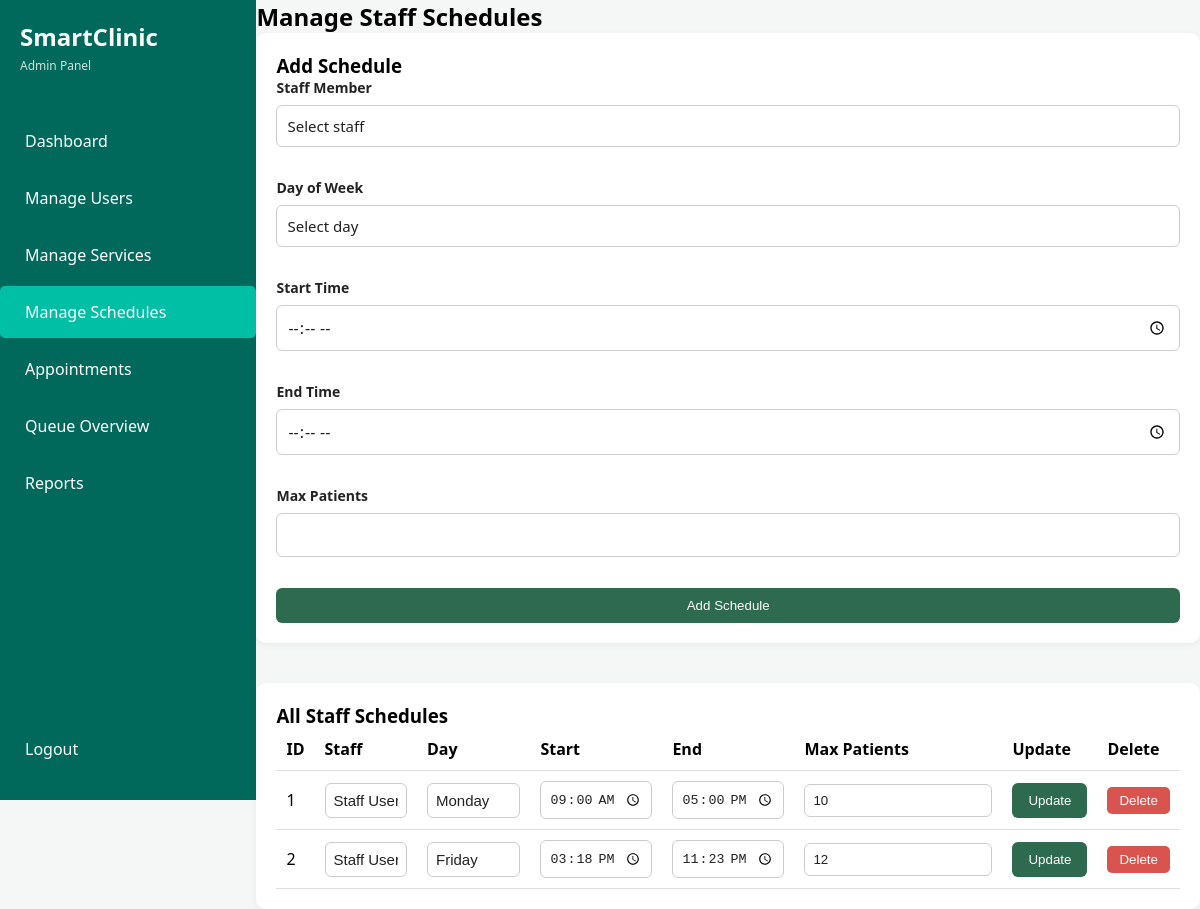
/admin/manage_schedules.php (signed in), run on the app's committed database.
### tables this page shows
CREATE TABLE `schedules` (
  `schedule_id` int(11) UNSIGNED NOT NULL COMMENT 'PK for schedules',
  `user_id` int(11) UNSIGNED NOT NULL COMMENT 'FK users',
  `day_of_week` enum('Monday','Tuesday','Wednesday','Thursday','Friday','Saturday','Sunday') NOT NULL COMMENT 'Available day',
  `start_time` time NOT NULL COMMENT 'Start time',
  `end_time` time NOT NULL COMMENT 'End time',
  `max_patients` int(11) UNSIGNED NOT NULL DEFAULT 10 COMMENT 'Max patients per schedule',
  `created_at` timestamp NOT NULL DEFAULT current_timestamp() COMMENT 'Record creation date'
);

CREATE TABLE `users` (
  `user_id` int(11) UNSIGNED NOT NULL COMMENT 'PK for users',
  `role_id` int(11) UNSIGNED NOT NULL COMMENT 'FK for users',
  `first_name` varchar(100) NOT NULL COMMENT 'User first name',
  `last_name` varchar(100) NOT NULL COMMENT 'User last name',
  `email` varchar(100) NOT NULL COMMENT 'Unique email address',
  `password` varchar(255) NOT NULL COMMENT 'User password',
  `contact_number` varchar(20) DEFAULT NULL COMMENT 'User contact number',
  `address` text DEFAULT NULL COMMENT 'User address',
  `created_at` timestamp NOT NULL DEFAULT current_timestamp() COMMENT 'Account creation date'
);

### admin/manage_schedules.php (the view, shortened to what this page needs)
<?php
require_once '../config/database.php';
$staff_result = $conn->query("
    SELECT user_id, first_name, last_name
    FROM users
    WHERE role_id = 2
    ORDER BY first_name, last_name
");
$schedules = $conn->query("
    SELECT
        s.schedule_id,
        s.user_id,
        s.day_of_week,
        s.start_time,
        s.end_time,
        s.max_patients,
        u.first_name,
        u.last_name
    FROM schedules s
    JOIN users u ON s.user_id = u.user_id
    ORDER BY FIELD(s.day_of_week, 'Monday', 'Tuesday', 'Wednesday', 'Thursday', 'Friday', 'Saturday', 'Sunday'),
             s.start_time ASC
");
?>
<!DOCTYPE html>
<html lang="en">
<head>
    <link rel="stylesheet" href="../assets/css/styles.css">
</head>
<body class="dashboard-page admin-page">
<div class="app-container">
    <aside class="sidebar">
        <div class="logo">
            <h1>SmartClinic</h1>
            <span>Admin Panel</span>
        </div>
        <nav class="menu">
            <a href="dashboard.php" class="nav-item">Dashboard</a>
            <a href="manage_users.php" class="nav-item">Manage Users</a>
            <a href="manage_services.php" class="nav-item">Manage Services</a>
            <a href="manage_schedules.php" class="nav-item active">Manage Schedules</a>
            <a href="manage_appointments.php" class="nav-item">Appointments</a>
            <a href="queue_overview.php" class="nav-item">Queue Overview</a>
            <a href="reports.php" class="nav-item">Reports</a>
        </nav>
        <div class="logout">
            <a href="../logout.php" class="nav-item">Logout</a>
        </div>
    </aside>
    <main class="main-content">
        <h2>Manage Staff Schedules</h2>
        <div class="content-card">
            <h3>Add Schedule</h3>
            <form method="POST" class="crud-form">
                <div class="form-group">
                    <label for="user_id">Staff Member</label>
                    <select name="user_id" id="user_id" required>
                        <option value="">Select staff</option>
                        <?php
                        $staff_result->data_seek(0);
                        ?>
                    </select>
                </div>
                <div class="form-group">
                    <label for="day_of_week">Day of Week</label>
                    <select name="day_of_week" id="day_of_week" required>
                        <option value="">Select day</option>
                    </select>
                </div>
                <div class="form-group">
                    <label for="start_time">Start Time</label>
                    <input type="time" name="start_time" id="start_time" required>
                </div>
                <div class="form-group">
                    <label for="end_time">End Time</label>
                    <input type="time" name="end_time" id="end_time" required>
                </div>
                <div class="form-group">
                    <label for="max_patients">Max Patients</label>
                    <input type="number" name="max_patients" id="max_patients" min="1" required>
                </div>
                <button type="submit" name="add_schedule" class="btn-primary">Add Schedule</button>
            </form>
        </div>
        <div class="content-card">
            <h3>All Staff Schedules</h3>
            <table class="styled-table">
                <thead>
                    <tr>
                        <th>ID</th>
                        <th>Staff</th>
                        <th>Day</th>
                        <th>Start</th>
                        <th>End</th>
                        <th>Max Patients</th>
                        <th>Update</th>
                        <th>Delete</th>
                    </tr>
                </thead>
                <tbody>
                    <?php while ($row = $schedules->fetch_assoc()): ?>
                        <tr>
                            <form method="POST">
                                <td>
                                    <?= $row['schedule_id'] ?>
                                </td>
                                <td>
                                    <select name="user_id" required>
                                        <?php
                                        $staff_result->data_seek(0);
                                        while ($staff = $staff_result->fetch_assoc()):
                                        ?>
                                            <option value="<?= $staff['user_id'] ?>" <?= $row['user_id'] == $staff['user_id'] ? 'selected' : '' ?>>
                                                <?= htmlspecialchars($staff['first_name'] . ' ' . $staff['last_name']) ?>
                                            </option>
                                        <?php endwhile; ?>
                                    </select>
                                </td>
                                <td>
                                    <select name="day_of_week" required>
                                        <?php
                                        $days = ['Monday', 'Tuesday', 'Wednesday', 'Thursday', 'Friday', 'Saturday', 'Sunday'];
                                        foreach ($days as $day):
                                        ?>
                                            <option value="<?= $day ?>" <?= $row['day_of_week'] === $day ? 'selected' : '' ?>>
                                                <?= $day ?>
                                            </option>
                                        <?php endforeach; ?>
                                    </select>
                                </td>
                                <td>
                                    <input type="time" name="start_time" value="<?= $row['start_time'] ?>" required>
                                </td>
                                <td>
                                    <input type="time" name="end_time" value="<?= $row['end_time'] ?>" required>
                                </td>
                                <td>
                                    <input type="number" name="max_patients" value="<?= $row['max_patients'] ?>" min="1" required>
                                </td>
                                <td>
                                    <button type="submit" name="update_schedule" class="btn-primary">Update</button>
                                </td>
                                <td>
                                    <button type="submit" name="delete_schedule" class="btn-danger" onclick="return confirm('Delete this schedule?');">Delete</button>
                                </td>
                            </form>
                        </tr>
                    <?php endwhile; ?>
                </tbody>
            </table>
        </div>
    </main>
</div>
</body>
</html>

### assets/css/styles.css (style rules this page uses)
* { margin: 0; padding: 0; box-sizing: border-box; }
:root { --primary-teal: #00695c; --active-teal: #00bfa5; --bg-light: #f4f7f6; --text-gray: #666; }
body { margin: 0; font-family: 'Segoe UI', Tahoma, Geneva, Verdana, sans-serif; min-height: 100vh; background: var(--bg-light); }
body.dashboard-page { display: block; min-height: 100vh; background: var(--bg-light); }
.form-group { display: flex; flex-direction: column; gap: 8px; }
.form-group label { color: white; font-size: 14px; font-weight: 500; }
.form-group input { padding: 15px 20px; border: none; border-radius: 8px; background: rgba(255, 255, 255, 0.15); color: white; font-size: 15px; outline: none; transition: background 0.3s ease; }
.form-group input::placeholder { color: rgba(255, 255, 255, 0.6); }
.app-container { display: flex; height: 100vh; }
.sidebar { width: 260px; background-color: var(--primary-teal); color: white; display: flex; flex-direction: column; padding: 20px 0; }
.logo { padding: 0 20px 40px; }
.logo h1 { margin: 0; font-size: 24px; }
.logo span { font-size: 12px; opacity: 0.8; }
.nav-item { padding: 15px 25px; color: white; text-decoration: none; display: block; margin-bottom: 5px; border-radius: 5px; transition: background 0.2s; }
.nav-item:hover, .nav-item.active { background-color: var(--active-teal); }
.main-content { flex-grow: 1; background-color: var(--bg-light); display: flex; flex-direction: column; min-height: 100vh; }
.menu { display: flex; flex-direction: column; }
.logout { margin-top: auto; padding-top: 20px; }
.content-card { background: white; padding: 20px; border-radius: 8px; box-shadow: 0 2px 6px rgba(0,0,0,0.05); margin-bottom: 20px; }
.crud-form { display: grid; gap: 16px; }
.crud-form input, .crud-form select, .crud-form textarea, .data-table input, .data-table select, .data-table textarea { width: 100%; padding: 10px 12px; border: 1px solid #d8dfe3; border-radius: 6px; font: inherit; background: white; }
.admin-page { overflow-x: auto; }
.content-card + .content-card { margin-top: 20px; }
.admin-page .form-group label { color: #222 !important; font-weight: 600; }
.admin-page input, .admin-page select, .admin-page textarea { background: #fff !important; color: #222 !important; border: 1px solid #ccc; padding: 10px; border-radius: 6px; width: 100%; }
.admin-page .form-group { display: flex; flex-direction: column; margin-bottom: 15px; }
.content-card { background: #fff; padding: 20px; border-radius: 10px; margin-bottom: 20px; }
.btn-primary { background: #2d6a4f; color: white; padding: 10px 16px; border: none; border-radius: 6px; cursor: pointer; }
.btn-danger { background: #d9534f; color: white; border: none; padding: 6px 12px; border-radius: 5px; cursor: pointer; }
.styled-table { width: 100%; border-collapse: collapse; }
.styled-table th, .styled-table td { border-bottom: 1px solid #ddd; padding: 10px; text-align: left; }
.styled-table input, .styled-table select, .styled-table textarea { width: 100%; padding: 8px; border: 1px solid #ccc; border-radius: 6px; color: #222; background: #fff; }
select { width: 100%; background-color: #ffffff; color: #222222; padding: 10px 12px; border: 1px solid #ccc; border-radius: 6px; font-size: 15px; appearance: none; -webkit-appearance: none; -moz-appearance: none; cursor: pointer; }
option { background-color: #ffffff; color: #222222; padding: 8px; }
.crud-form select { appearance: none; -webkit-appearance: none; -moz-appearance: none; background-color: #ffffff; color: #222222; font-size: 15px; cursor: pointer; }

### data on the page
schedules: schedule_id "1", user_id "Staff User", day_of_week "Monday", start_time "09:00:00", end_time "17:00:00", max_patients "10"
schedules: schedule_id "2", user_id "Staff User", day_of_week "Friday", start_time "15:18:00", end_time "23:23:00", max_patients "12"
